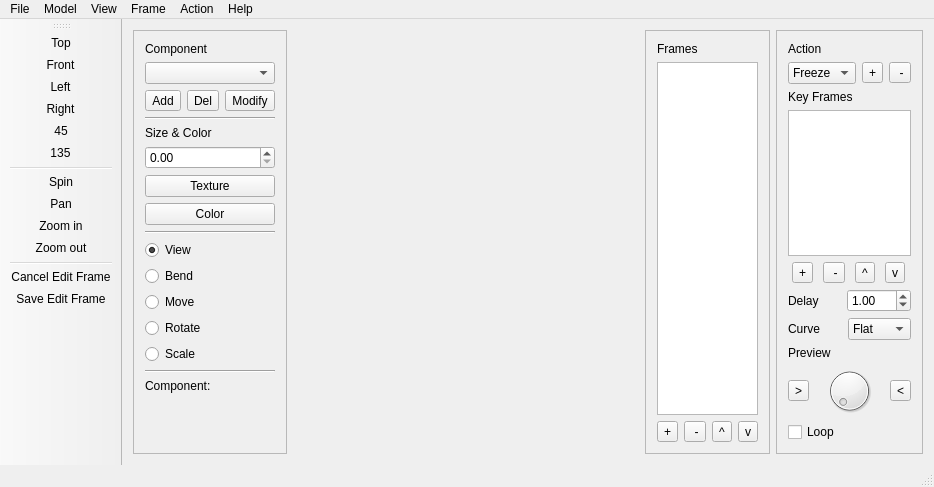
<?xml version="1.0" encoding="UTF-8"?>
<ui version="4.0">
 <class>MainWindow</class>
 <widget class="QMainWindow" name="MainWindow">
  <property name="geometry">
   <rect>
    <x>0</x>
    <y>0</y>
    <width>934</width>
    <height>487</height>
   </rect>
  </property>
  <property name="sizePolicy">
   <sizepolicy hsizetype="Preferred" vsizetype="Preferred">
    <horstretch>0</horstretch>
    <verstretch>0</verstretch>
   </sizepolicy>
  </property>
  <property name="windowTitle">
   <string>MainWindow</string>
  </property>
  <widget class="QWidget" name="centralWidget">
   <layout class="QHBoxLayout" name="horizontalLayout">
    <item>
     <widget class="QFrame" name="animalEditor">
      <property name="sizePolicy">
       <sizepolicy hsizetype="Preferred" vsizetype="Preferred">
        <horstretch>1</horstretch>
        <verstretch>0</verstretch>
       </sizepolicy>
      </property>
      <property name="frameShape">
       <enum>QFrame::StyledPanel</enum>
      </property>
      <property name="frameShadow">
       <enum>QFrame::Raised</enum>
      </property>
      <layout class="QVBoxLayout" name="verticalLayout">
       <item>
        <widget class="QLabel" name="label">
         <property name="text">
          <string>Component</string>
         </property>
        </widget>
       </item>
       <item>
        <widget class="QComboBox" name="chooser">
         <property name="editable">
          <bool>false</bool>
         </property>
        </widget>
       </item>
       <item>
        <layout class="QHBoxLayout" name="horizontalLayout_2">
         <item>
          <widget class="QToolButton" name="add">
           <property name="text">
            <string>Add</string>
           </property>
          </widget>
         </item>
         <item>
          <widget class="QToolButton" name="del">
           <property name="text">
            <string>Del</string>
           </property>
          </widget>
         </item>
         <item>
          <widget class="QToolButton" name="modify">
           <property name="text">
            <string>Modify</string>
           </property>
          </widget>
         </item>
        </layout>
       </item>
       <item>
        <widget class="Line" name="line">
         <property name="orientation">
          <enum>Qt::Horizontal</enum>
         </property>
        </widget>
       </item>
       <item>
        <widget class="QLabel" name="label_2">
         <property name="text">
          <string>Size &amp; Color</string>
         </property>
        </widget>
       </item>
       <item>
        <layout class="QHBoxLayout" name="horizontalLayout_3">
         <item>
          <widget class="QDoubleSpinBox" name="size">
           <property name="maximum">
            <double>99999999.989999994635582</double>
           </property>
          </widget>
         </item>
        </layout>
       </item>
       <item>
        <widget class="QPushButton" name="pushButton">
         <property name="text">
          <string>Texture</string>
         </property>
        </widget>
       </item>
       <item>
        <widget class="QPushButton" name="color">
         <property name="text">
          <string>Color</string>
         </property>
        </widget>
       </item>
       <item>
        <widget class="Line" name="line_2">
         <property name="orientation">
          <enum>Qt::Horizontal</enum>
         </property>
        </widget>
       </item>
       <item>
        <widget class="QRadioButton" name="view">
         <property name="text">
          <string>View</string>
         </property>
         <property name="checked">
          <bool>true</bool>
         </property>
        </widget>
       </item>
       <item>
        <widget class="QRadioButton" name="bend">
         <property name="text">
          <string>Bend</string>
         </property>
        </widget>
       </item>
       <item>
        <widget class="QRadioButton" name="move">
         <property name="text">
          <string>Move</string>
         </property>
        </widget>
       </item>
       <item>
        <widget class="QRadioButton" name="rotate">
         <property name="text">
          <string>Rotate</string>
         </property>
        </widget>
       </item>
       <item>
        <widget class="QRadioButton" name="scale">
         <property name="text">
          <string>Scale</string>
         </property>
        </widget>
       </item>
       <item>
        <widget class="Line" name="line_3">
         <property name="orientation">
          <enum>Qt::Horizontal</enum>
         </property>
        </widget>
       </item>
       <item>
        <widget class="QLabel" name="info">
         <property name="text">
          <string>Component: </string>
         </property>
        </widget>
       </item>
       <item>
        <spacer name="verticalSpacer">
         <property name="orientation">
          <enum>Qt::Vertical</enum>
         </property>
         <property name="sizeHint" stdset="0">
          <size>
           <width>20</width>
           <height>40</height>
          </size>
         </property>
        </spacer>
       </item>
      </layout>
     </widget>
    </item>
    <item>
     <widget class="Q3dsScene" name="scene" native="true">
      <property name="sizePolicy">
       <sizepolicy hsizetype="Expanding" vsizetype="Expanding">
        <horstretch>3</horstretch>
        <verstretch>0</verstretch>
       </sizepolicy>
      </property>
     </widget>
    </item>
    <item>
     <widget class="QFrame" name="frame">
      <property name="sizePolicy">
       <sizepolicy hsizetype="Preferred" vsizetype="Preferred">
        <horstretch>1</horstretch>
        <verstretch>0</verstretch>
       </sizepolicy>
      </property>
      <property name="frameShape">
       <enum>QFrame::StyledPanel</enum>
      </property>
      <property name="frameShadow">
       <enum>QFrame::Raised</enum>
      </property>
      <layout class="QVBoxLayout" name="verticalLayout_3">
       <item>
        <widget class="QLabel" name="label_4">
         <property name="text">
          <string>Frames</string>
         </property>
        </widget>
       </item>
       <item>
        <widget class="QListWidget" name="listWidget"/>
       </item>
       <item>
        <layout class="QHBoxLayout" name="horizontalLayout_6">
         <item>
          <widget class="QToolButton" name="addFrame">
           <property name="text">
            <string>+</string>
           </property>
          </widget>
         </item>
         <item>
          <widget class="QToolButton" name="removeFrame">
           <property name="text">
            <string> -</string>
           </property>
          </widget>
         </item>
         <item>
          <widget class="QToolButton" name="moveStepUp_2">
           <property name="text">
            <string>^</string>
           </property>
          </widget>
         </item>
         <item>
          <widget class="QToolButton" name="moveStepDown_2">
           <property name="text">
            <string>v</string>
           </property>
          </widget>
         </item>
        </layout>
       </item>
      </layout>
     </widget>
    </item>
    <item>
     <widget class="QFrame" name="actionEditor">
      <property name="enabled">
       <bool>true</bool>
      </property>
      <property name="sizePolicy">
       <sizepolicy hsizetype="Preferred" vsizetype="Preferred">
        <horstretch>1</horstretch>
        <verstretch>0</verstretch>
       </sizepolicy>
      </property>
      <property name="frameShape">
       <enum>QFrame::StyledPanel</enum>
      </property>
      <property name="frameShadow">
       <enum>QFrame::Raised</enum>
      </property>
      <layout class="QVBoxLayout" name="verticalLayout_2">
       <item>
        <widget class="QLabel" name="label_3">
         <property name="text">
          <string>Action</string>
         </property>
        </widget>
       </item>
       <item>
        <layout class="QHBoxLayout" name="horizontalLayout_7">
         <item>
          <widget class="QComboBox" name="actions">
           <item>
            <property name="text">
             <string>Freeze</string>
            </property>
           </item>
          </widget>
         </item>
         <item>
          <widget class="QToolButton" name="addKeyFrame_2">
           <property name="text">
            <string>+</string>
           </property>
          </widget>
         </item>
         <item>
          <widget class="QToolButton" name="removeKeyFrame_2">
           <property name="text">
            <string> -</string>
           </property>
          </widget>
         </item>
        </layout>
       </item>
       <item>
        <widget class="QLabel" name="label_6">
         <property name="text">
          <string>Key Frames</string>
         </property>
        </widget>
       </item>
       <item>
        <widget class="QListWidget" name="keyframes"/>
       </item>
       <item>
        <layout class="QHBoxLayout" name="horizontalLayout_5">
         <item>
          <widget class="QToolButton" name="addKeyFrame">
           <property name="text">
            <string>+</string>
           </property>
          </widget>
         </item>
         <item>
          <widget class="QToolButton" name="removeKeyFrame">
           <property name="text">
            <string> -</string>
           </property>
          </widget>
         </item>
         <item>
          <widget class="QToolButton" name="moveKeyFrameStepUp">
           <property name="text">
            <string>^</string>
           </property>
          </widget>
         </item>
         <item>
          <widget class="QToolButton" name="moveKeyFrameStepDown">
           <property name="text">
            <string>v</string>
           </property>
          </widget>
         </item>
        </layout>
       </item>
       <item>
        <layout class="QHBoxLayout" name="horizontalLayout_8">
         <item>
          <widget class="QLabel" name="label_7">
           <property name="text">
            <string>Delay</string>
           </property>
          </widget>
         </item>
         <item>
          <widget class="QDoubleSpinBox" name="delay">
           <property name="focusPolicy">
            <enum>Qt::WheelFocus</enum>
           </property>
           <property name="suffix">
            <string/>
           </property>
           <property name="maximum">
            <double>999.990000000000009</double>
           </property>
           <property name="value">
            <double>1.000000000000000</double>
           </property>
          </widget>
         </item>
        </layout>
       </item>
       <item>
        <layout class="QHBoxLayout" name="horizontalLayout_9">
         <item>
          <widget class="QLabel" name="label_8">
           <property name="text">
            <string>Curve</string>
           </property>
          </widget>
         </item>
         <item>
          <widget class="QComboBox" name="curve">
           <item>
            <property name="text">
             <string>Flat</string>
            </property>
           </item>
           <item>
            <property name="text">
             <string>Drop</string>
            </property>
           </item>
           <item>
            <property name="text">
             <string>Raise</string>
            </property>
           </item>
           <item>
            <property name="text">
             <string>Hill</string>
            </property>
           </item>
           <item>
            <property name="text">
             <string>Grove</string>
            </property>
           </item>
          </widget>
         </item>
        </layout>
       </item>
       <item>
        <widget class="QLabel" name="label_5">
         <property name="text">
          <string>Preview</string>
         </property>
        </widget>
       </item>
       <item>
        <layout class="QHBoxLayout" name="horizontalLayout_4">
         <item>
          <widget class="QToolButton" name="actionPreviewForward">
           <property name="text">
            <string>&gt;</string>
           </property>
          </widget>
         </item>
         <item>
          <widget class="QDial" name="actionPreviewSpeed"/>
         </item>
         <item>
          <widget class="QToolButton" name="actionPreviewBack">
           <property name="text">
            <string>&lt;</string>
           </property>
          </widget>
         </item>
        </layout>
       </item>
       <item>
        <widget class="QCheckBox" name="checkBox">
         <property name="text">
          <string>Loop</string>
         </property>
        </widget>
       </item>
      </layout>
     </widget>
    </item>
   </layout>
  </widget>
  <widget class="QMenuBar" name="menuBar">
   <property name="geometry">
    <rect>
     <x>0</x>
     <y>0</y>
     <width>934</width>
     <height>24</height>
    </rect>
   </property>
   <widget class="QMenu" name="menuModel">
    <property name="title">
     <string>Model</string>
    </property>
    <addaction name="actionImport"/>
    <addaction name="separator"/>
    <addaction name="actionRename"/>
    <addaction name="actionResize"/>
    <addaction name="actionRotate"/>
    <addaction name="actionMove"/>
    <addaction name="actionBend"/>
    <addaction name="separator"/>
    <addaction name="actionUndo"/>
    <addaction name="actionRedo"/>
    <addaction name="actionCancel_Edit"/>
    <addaction name="actionSave_Edit_Frame"/>
   </widget>
   <widget class="QMenu" name="menuView">
    <property name="title">
     <string>View</string>
    </property>
    <addaction name="actionPan"/>
    <addaction name="actionSpin_Around"/>
    <addaction name="actionZoom_in"/>
    <addaction name="actionZoom_out"/>
    <addaction name="separator"/>
    <addaction name="actionTop"/>
    <addaction name="actionFront"/>
    <addaction name="actionLeft"/>
    <addaction name="actionRight"/>
    <addaction name="action45_Degree"/>
    <addaction name="action135_Degree"/>
    <addaction name="separator"/>
    <addaction name="actionDoll_sitemap"/>
   </widget>
   <widget class="QMenu" name="menuFile">
    <property name="title">
     <string>File</string>
    </property>
    <addaction name="actionOpen"/>
    <addaction name="actionSave"/>
    <addaction name="actionExit"/>
   </widget>
   <widget class="QMenu" name="menuAction">
    <property name="title">
     <string>Action</string>
    </property>
    <addaction name="actionAdd"/>
    <addaction name="actionRemove"/>
    <addaction name="separator"/>
    <addaction name="actionAdd_Frame"/>
    <addaction name="actionRemove_Frame"/>
    <addaction name="separator"/>
    <addaction name="actionPreview"/>
   </widget>
   <widget class="QMenu" name="menuFrame">
    <property name="title">
     <string>Frame</string>
    </property>
    <addaction name="actionNew_from_Current"/>
    <addaction name="actionNew_from_Frame_0"/>
    <addaction name="actionDelete"/>
   </widget>
   <widget class="QMenu" name="menuHelp">
    <property name="title">
     <string>Help</string>
    </property>
    <addaction name="actionAbout"/>
    <addaction name="actionHow_to"/>
    <addaction name="actionOnline_manual"/>
   </widget>
   <addaction name="menuFile"/>
   <addaction name="menuModel"/>
   <addaction name="menuView"/>
   <addaction name="menuFrame"/>
   <addaction name="menuAction"/>
   <addaction name="menuHelp"/>
  </widget>
  <widget class="QToolBar" name="mainToolBar">
   <property name="allowedAreas">
    <set>Qt::AllToolBarAreas</set>
   </property>
   <attribute name="toolBarArea">
    <enum>LeftToolBarArea</enum>
   </attribute>
   <attribute name="toolBarBreak">
    <bool>false</bool>
   </attribute>
   <addaction name="actionTop"/>
   <addaction name="actionFront"/>
   <addaction name="actionLeft"/>
   <addaction name="actionRight"/>
   <addaction name="action45_Degree"/>
   <addaction name="action135_Degree"/>
   <addaction name="separator"/>
   <addaction name="actionSpin_Around"/>
   <addaction name="actionPan"/>
   <addaction name="actionZoom_in"/>
   <addaction name="actionZoom_out"/>
   <addaction name="separator"/>
   <addaction name="actionCancel_Edit"/>
   <addaction name="actionSave_Edit_Frame"/>
  </widget>
  <widget class="QStatusBar" name="statusBar"/>
  <action name="actionImport">
   <property name="text">
    <string>Import</string>
   </property>
  </action>
  <action name="actionMove">
   <property name="text">
    <string>Move</string>
   </property>
  </action>
  <action name="actionResize">
   <property name="text">
    <string>Resize</string>
   </property>
  </action>
  <action name="actionRename">
   <property name="text">
    <string>Rename</string>
   </property>
  </action>
  <action name="actionRotate">
   <property name="text">
    <string>Rotate</string>
   </property>
  </action>
  <action name="actionBend">
   <property name="text">
    <string>Bend</string>
   </property>
  </action>
  <action name="actionConnect">
   <property name="text">
    <string>Connect</string>
   </property>
  </action>
  <action name="actionPan">
   <property name="text">
    <string>Pan</string>
   </property>
  </action>
  <action name="actionSpin_Around">
   <property name="text">
    <string>Spin</string>
   </property>
  </action>
  <action name="actionZoom_in">
   <property name="text">
    <string>Zoom in</string>
   </property>
  </action>
  <action name="actionZoom_out">
   <property name="text">
    <string>Zoom out</string>
   </property>
  </action>
  <action name="actionTop">
   <property name="text">
    <string>Top</string>
   </property>
  </action>
  <action name="actionFront">
   <property name="text">
    <string>Front</string>
   </property>
  </action>
  <action name="actionLeft">
   <property name="text">
    <string>Left</string>
   </property>
  </action>
  <action name="actionRight">
   <property name="text">
    <string>Right</string>
   </property>
  </action>
  <action name="action45_Degree">
   <property name="text">
    <string>45</string>
   </property>
  </action>
  <action name="action135_Degree">
   <property name="text">
    <string>135</string>
   </property>
  </action>
  <action name="actionOpen">
   <property name="text">
    <string>Open Figure</string>
   </property>
  </action>
  <action name="actionSave">
   <property name="text">
    <string>Save Figure</string>
   </property>
  </action>
  <action name="actionExit">
   <property name="text">
    <string>Exit</string>
   </property>
  </action>
  <action name="actionAdd">
   <property name="text">
    <string>New Action</string>
   </property>
  </action>
  <action name="actionRemove">
   <property name="text">
    <string>Remove Action</string>
   </property>
  </action>
  <action name="actionAdd_2">
   <property name="text">
    <string>Add</string>
   </property>
  </action>
  <action name="actionRemove_2">
   <property name="text">
    <string>Remove</string>
   </property>
  </action>
  <action name="actionAdd_Frame">
   <property name="text">
    <string>Add Frame</string>
   </property>
  </action>
  <action name="actionRemove_Frame">
   <property name="text">
    <string>Remove Frame</string>
   </property>
  </action>
  <action name="actionAnimal_Editing_Mode">
   <property name="text">
    <string>Animal Editing Mode</string>
   </property>
  </action>
  <action name="actionAction_Editing_Mode">
   <property name="text">
    <string>Action Editing Mode</string>
   </property>
  </action>
  <action name="actionDoll_sitemap">
   <property name="text">
    <string>Figure sitemap</string>
   </property>
  </action>
  <action name="actionNew_from_Current">
   <property name="text">
    <string>New from Current</string>
   </property>
  </action>
  <action name="actionNew_from_Frame_0">
   <property name="text">
    <string>New from Frame 0</string>
   </property>
  </action>
  <action name="actionDelete">
   <property name="text">
    <string>Delete</string>
   </property>
  </action>
  <action name="actionPreview">
   <property name="text">
    <string>Preview</string>
   </property>
  </action>
  <action name="actionAbout">
   <property name="text">
    <string>About</string>
   </property>
  </action>
  <action name="actionHow_to">
   <property name="text">
    <string>How to</string>
   </property>
  </action>
  <action name="actionOnline_manual">
   <property name="text">
    <string>Online manual</string>
   </property>
  </action>
  <action name="actionUndo">
   <property name="text">
    <string>Undo</string>
   </property>
  </action>
  <action name="actionRedo">
   <property name="text">
    <string>Redo</string>
   </property>
  </action>
  <action name="actionCancel_Edit">
   <property name="text">
    <string>Cancel Edit Frame</string>
   </property>
  </action>
  <action name="actionSave_Edit_Frame">
   <property name="text">
    <string>Save Edit Frame</string>
   </property>
  </action>
 </widget>
 <layoutdefault spacing="6" margin="11"/>
 <customwidgets>
  <customwidget>
   <class>Q3dsScene</class>
   <extends>QWidget</extends>
   <header>q3dsscene.h</header>
   <container>1</container>
  </customwidget>
 </customwidgets>
 <resources/>
 <connections/>
</ui>
